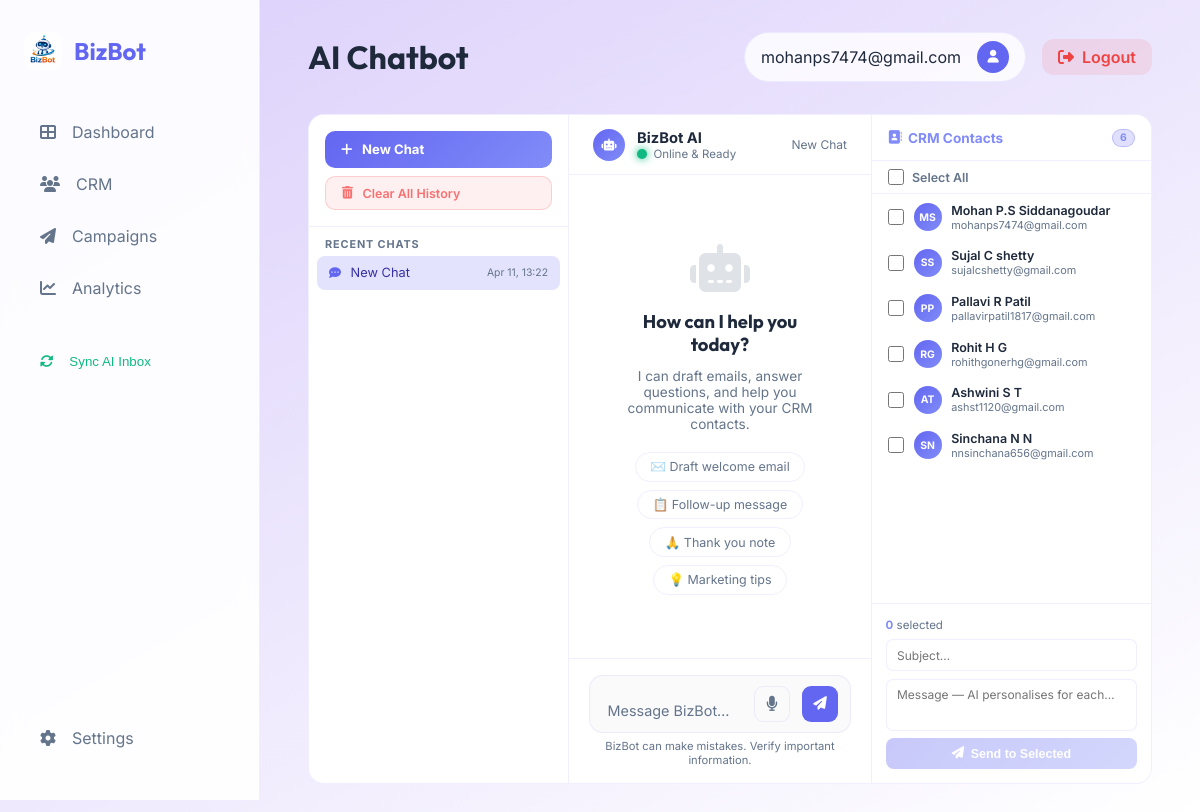
/dashboard/chatbot/ (signed in), run on an earlier commit of the app's database.
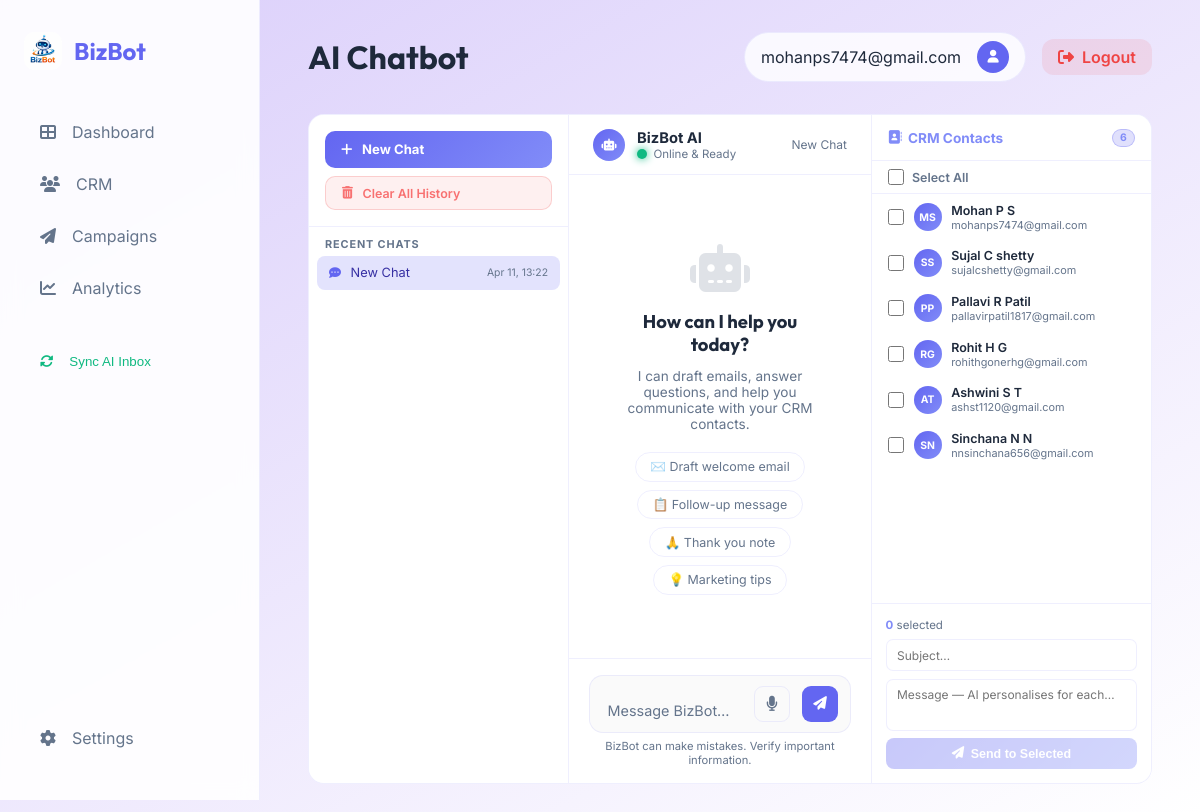
And on a later commit of the database.
### crm/models.py (models this page shows, shortened)
class Contact(models.Model):
    first_name = models.CharField(max_length=100)
    last_name = models.CharField(max_length=100)
    email = models.EmailField(unique=True)
    phone_number = models.CharField(max_length=20, blank=True, null=True)
    tags = models.ManyToManyField(Tag, blank=True)
    created_at = models.DateTimeField(auto_now_add=True)
    updated_at = models.DateTimeField(auto_now=True)

### dashboard/views.py (the view, shortened to what this page needs)
# urls.py: path('chatbot/', views.chatbot_view, name='chatbot'),
@login_required
def chatbot_view(request):
    conversations = request.session.get('conversations', {})
    current_id    = request.session.get('current_conv_id', None)
    if not current_id or current_id not in conversations:
        current_id = str(uuid.uuid4())
        conversations[current_id] = {
            'title': 'New Chat',
            'messages': [],
            'created': timezone.now().strftime('%b %d, %H:%M'),
        }
        request.session['conversations'] = conversations
        request.session['current_conv_id'] = current_id
    chat_history = conversations[current_id]['messages']
    user_query = None
    if request.method == 'POST':
        user_query = request.POST.get('query', '').strip()
    elif request.method == 'GET' and 'query' in request.GET:
        user_query = request.GET.get('query', '').strip()
    contacts = Contact.objects.all().values('pk', 'first_name', 'last_name', 'email')
    conv_list = sorted(
        [{'id': k, **v} for k, v in conversations.items()],
        key=lambda x: x['created'], reverse=True
    )
    return render(request, 'dashboard/chatbot.html', {
        'chat_history': chat_history,
        'crm_contacts': contacts,
        'conv_list':    conv_list,
        'current_id':   current_id,
    })

### templates/dashboard/chatbot.html (shortened to what the changed rows need)
{% extends 'base.html' %}
{% load static %}
{% block page_title %}AI Chatbot{% endblock %}
{% block content %}
<div class="fade-in">
    <div class="gpt-shell">
        <div class="crm-sidebar">
            <div class="crm-scroll">
                {% for c in crm_contacts %}
                <label class="crm-contact" id="ci-{{ c.pk }}" data-pk="{{ c.pk }}" style="cursor:pointer;">
                    <input type="checkbox" class="crm-chk" id="ck-{{ c.pk }}" data-pk="{{ c.pk }}" style="cursor:pointer;">
                    <div class="c-avatar">{{ c.first_name|first|upper }}{{ c.last_name|first|upper }}</div>
                    <div class="c-info">
                        <div class="c-name">{{ c.first_name }} {{ c.last_name }}</div>
                        <div class="c-email">{{ c.email }}</div>
                    </div>
                </label>
                {% endfor %}
            </div>
        </div>
    </div>
</div>
{% endblock %}

What changed in the data, as far as the page shows it:
changed Contact "mohanps7474@gmail.com": first_name "Mohan P.S" → "Mohan P"; last_name "Siddanagoudar" → "S"
